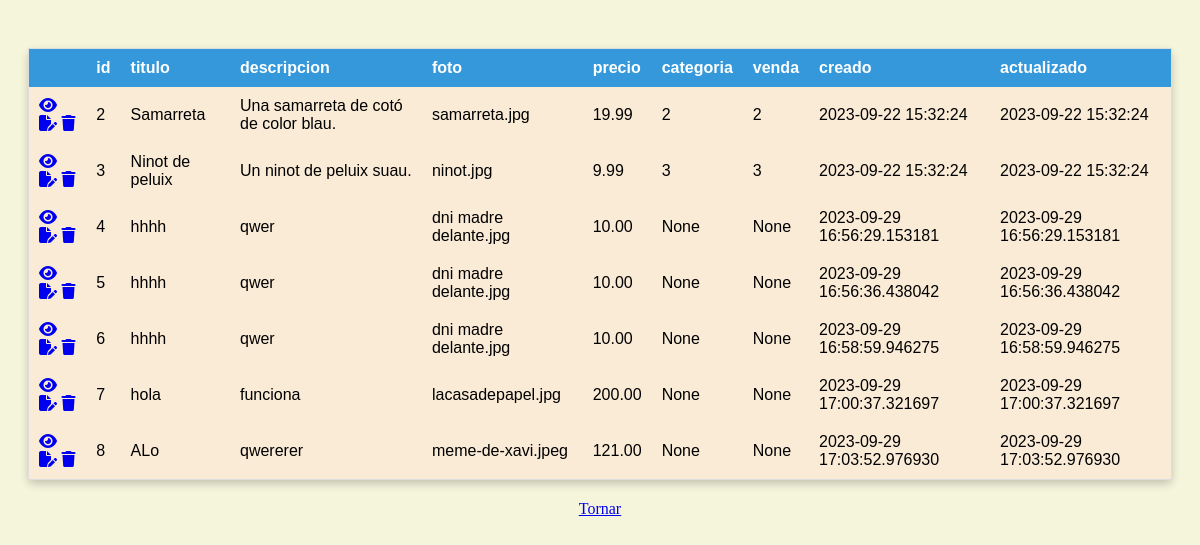
/list, run on an earlier commit of the app's database.
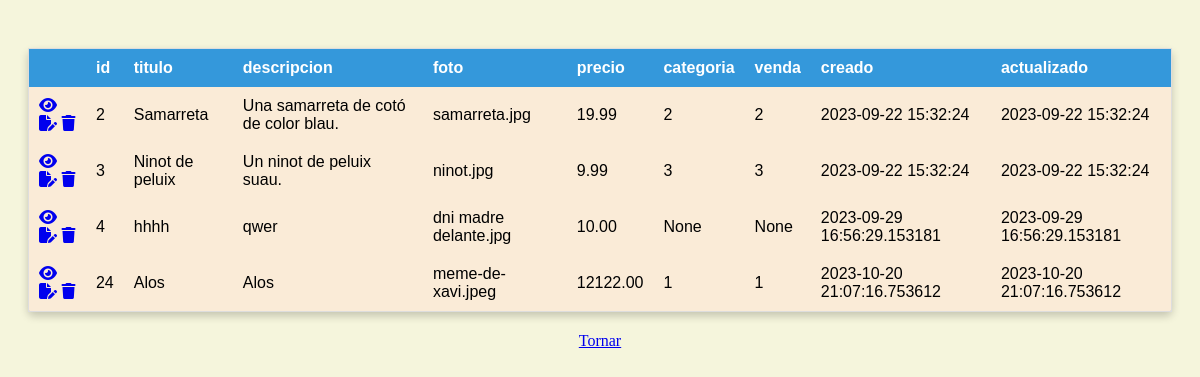
And on a later commit of the database.
### models.py (models this page shows)
class Product(db.Model):
    __tablename__ = "products"
    id = db.Column(db.Integer, primary_key=True, autoincrement=True)
    title = db.Column(db.Text, nullable=False)
    description = db.Column(db.Text, nullable=False)
    photo = db.Column(db.Text, nullable=False)
    price = db.Column(db.Numeric(10, 2), nullable=False)
    category_id = db.Column(db.Integer, db.ForeignKey("categories.id"), nullable=False)
    seller_id = db.Column(db.Integer, db.ForeignKey("users.id"), nullable=False)
    created = db.Column(db.DateTime, default=now)
    updated = db.Column(db.DateTime, default=now)

### routes_main.py (the view)
@main_bp.route("/list")
def lista_productes():
    datos = db.session.query(Product).all()
    return render_template("products/list.html", datos=datos)

### templates/products/list.html (shortened to what this page needs)
<!DOCTYPE html>
<html lang="en">
<head>
    <link rel="stylesheet" href="{{url_for('static', filename='llista.css')}}">
</head>
<body>
    <table>
        <tr>
            <th></th>
            <th>id</th>
            <th>titulo</th>
            <th>descripcion</th>
            <th>foto</th>
            <th>precio</th>
            <th>categoria</th>
            <th>venda</th>
            <th>creado</th>
            <th>actualizado</th>
        </tr>
        {% for dada in datos %}
        <tr>
            <td><a href="/products/read/{{dada.id}}"><i class="fa-solid fa-eye"></i></a> <a href="/products/update/{{dada.id}}"><i class="fa-solid fa-file-pen"></i></a> <a href="/products/delete/{{dada.id}}"><i class="fa-solid fa-trash"></i></a></td>
            <td>{{dada.id}}</td>
            <td>{{dada.title}}</td>
            <td>{{dada.description}}</td>
            <td>{{dada.photo}}</td>
            <td>{{dada.price}}</td>
            <td>{{dada.category_id}}</td>
            <td>{{dada.seller_id}}</td>
            <td>{{dada.created}}</td>
            <td>{{dada.updated}}</td>
        </tr>
        {% endfor %}
    </table>
    <a href="/">Tornar</a>
</body>
</html>

### static/llista.css (style rules this page uses)
table { width: 100%; border-collapse: collapse; margin: 20px auto; font-family: Arial, sans-serif; background-color: antiquewhite; border: 1px solid #ddd; border-radius: 5px; }
th, td { padding: 10px; text-align: left; }
th { background-color: #3498db; color: #fff; }
body { text-align: center; padding: 20px; background-color: beige; }
table { box-shadow: 0 4px 8px 0 rgba(0, 0, 0, 0.2); }

What changed in the data, as far as the page shows it:
removed Product: id "5", title "hhhh", description "qwer", photo "dni madre delante.jpg", price "10.00", category_id "None", seller_id "None", created "2023-09-29 16:56:36.438042", updated "2023-09-29 16:56:36.438042"
removed Product: id "6", title "hhhh", description "qwer", photo "dni madre delante.jpg", price "10.00", category_id "None", seller_id "None", created "2023-09-29 16:58:59.946275", updated "2023-09-29 16:58:59.946275"
removed Product: id "7", title "hola", description "funciona", photo "lacasadepapel.jpg", price "200.00", category_id "None", seller_id "None", created "2023-09-29 17:00:37.321697", updated "2023-09-29 17:00:37.321697"
removed Product: id "8", title "ALo", description "qwererer", photo "meme-de-xavi.jpeg", price "121.00", category_id "None", seller_id "None", created "2023-09-29 17:03:52.976930", updated "2023-09-29 17:03:52.976930"
added Product: id "24", title "Alos", description "Alos", photo "meme-de-xavi.jpeg", price "12122.00", category_id "1", seller_id "1", created "2023-10-20 21:07:16.753612", updated "2023-10-20 21:07:16.753612"
